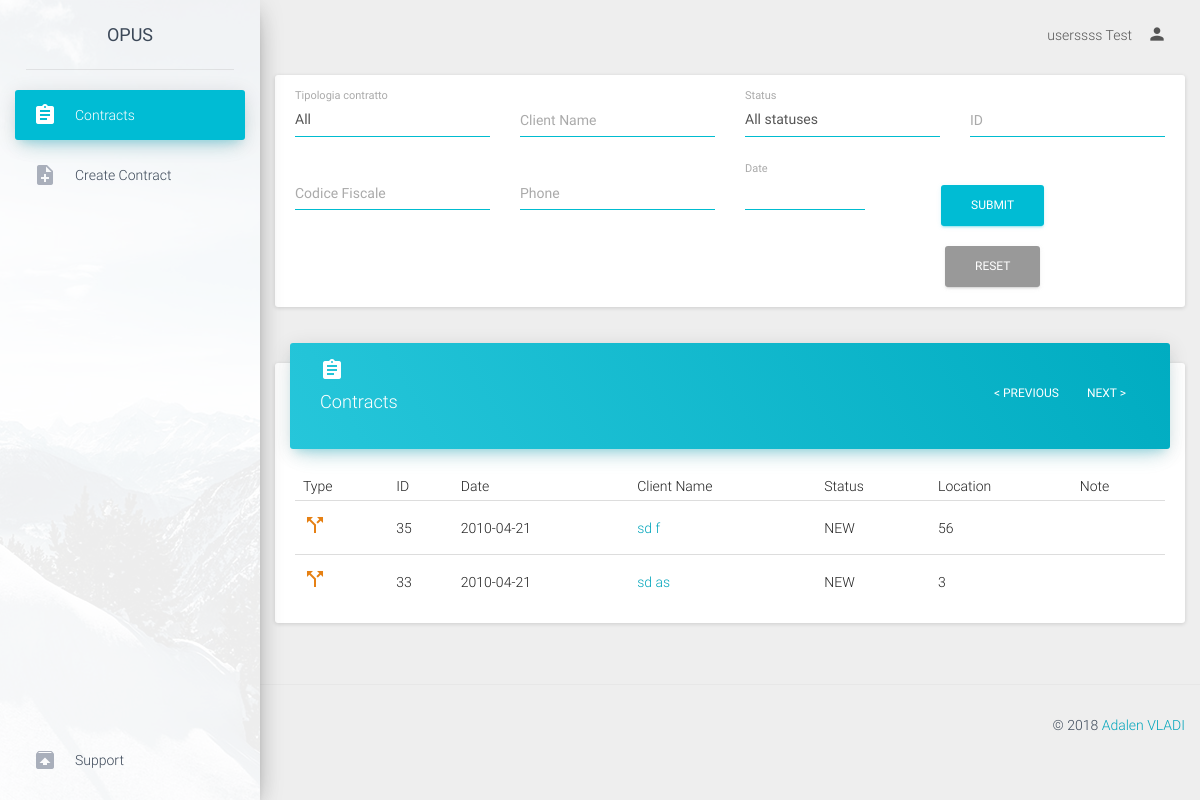
Before: /operator/contracts (signed in) with the older database file.
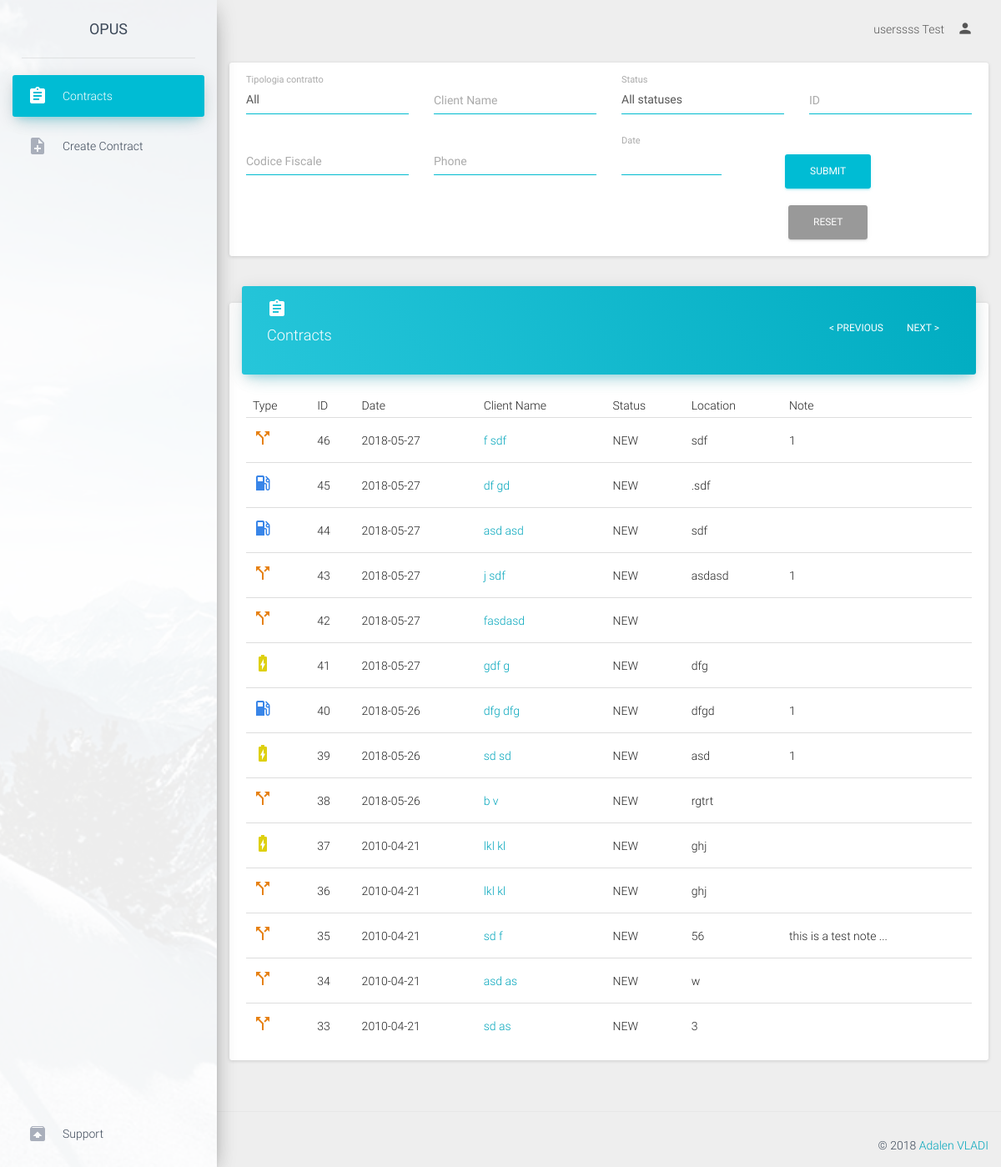
After: the same page with the newer database file.
### tables this page shows
CREATE TABLE `contracts` (
  `contract_id` int(11) NOT NULL,
  `contract_type` enum('luce','gas','dual') NOT NULL,
  `proposal_number` varchar(50) NOT NULL,
  `date` date NOT NULL,
  `ugm_cb` enum('true','false') NOT NULL DEFAULT 'false',
  `analisi_cb` enum('true','false') NOT NULL DEFAULT 'false',
  `iniziative_cb` enum('true','false') NOT NULL DEFAULT 'false',
  `toponimo` enum('via') NOT NULL,
  `address` text NOT NULL,
  `civico` varchar(30) NOT NULL,
  `price` varchar(50) NOT NULL,
  `location` varchar(100) NOT NULL,
  `uf_toponimo` enum('via') NOT NULL,
  `uf_address` text NOT NULL,
  `uf_civico` varchar(30) NOT NULL,
  `uf_price` varchar(50) NOT NULL,
  `uf_location` varchar(100) NOT NULL,
  `ddf_toponimo` enum('via') NOT NULL,
  `ddf_address` text NOT NULL,
  `ddf_civico` varchar(30) NOT NULL,
  `ddf_price` varchar(50) NOT NULL,
  `ddf_location` varchar(100) NOT NULL,
  `ubicazione_fornitura` enum('resident','non_resident') NOT NULL,
  `domicillazione_documenti_fatture` enum('residenza','ubicazione_fornitura','altro') NOT NULL,
  `listino` varchar(50) NOT NULL,
  `gas_request_type` varchar(50) NOT NULL,
  `gas_pdr` varchar(50) NOT NULL,
  `gas_fornitore_uscente` varchar(50) NOT NULL,
  `gas_consume_annuo` varchar(50) NOT NULL,
  `gas_tipo_riscaldamento` enum('true','false') NOT NULL,
  `gas_tipo_cottura_acqua` enum('true','false') NOT NULL,
  `gas_remi` varchar(50) NOT NULL,
  `gas_matricola` varchar(50) NOT NULL,
  `luce_request_type` varchar(50) NOT NULL,
  `luce_pdr` varchar(50) NOT NULL,
  `luce_fornitore_uscente` varchar(50) NOT NULL,
  `luce_opzione_oraria` varchar(50) NOT NULL,
  `luce_potenza` varchar(50) NOT NULL,
  `luce_tensione` varchar(50) NOT NULL,
  `luce_consume_annuo` varchar(50) NOT NULL,
  `fature_via_email` enum('true','false') NOT NULL,
  `operator` int(11) NOT NULL COMMENT 'user id',
  `status` int(11) NOT NULL DEFAULT '1' COMMENT 'status id',
  `cancellation_reason` varchar(100) NOT NULL,
  `gender` enum('male','female') NOT NULL,
  `rag_sociale` text NOT NULL,
  `first_name` varchar(50) NOT NULL,
  `last_name` varchar(50) NOT NULL,
  `bussines_name` varchar(50) NOT NULL,
  `client_type` enum('personal','intestario','delega') NOT NULL,
  `tel_number` varchar(30) NOT NULL,
  `alt_number` varchar(30) NOT NULL,
  `cel_number` varchar(30) NOT NULL,
  `cel_number2` varchar(30) NOT NULL,
  `cel_number3` varchar(30) NOT NULL,
  `email` varchar(50) NOT NULL,
  `alt_email` varchar(50) NOT NULL,
  `birth_nation` varchar(50) NOT NULL,
  `vat_number` varchar(50) NOT NULL,
  `partita_iva` varchar(50) NOT NULL,
  `birth_date` date NOT NULL,
  `birth_municipality` varchar(50) NOT NULL,
  `delega_first_name` varchar(50) NOT NULL,
  `delega_last_name` varchar(50) NOT NULL,
  `delega_vat_number` varchar(100) NOT NULL,
  `document_type` enum('id_card','passport') NOT NULL,
  `document_number` varchar(100) NOT NULL,
  `document_date` date NOT NULL,
  `iban_code` varchar(50) NOT NULL,
  `iban_accounthoder` varchar(50) NOT NULL,
  `iban_fiscal_code` varchar(50) NOT NULL,
  `payment_type` enum('postal','cc') NOT NULL,
  `note` text NOT NULL,
  `campaign` int(11) NOT NULL COMMENT 'campaign_id',
  `supervisor` int(11) NOT NULL COMMENT 'user_id'
);

CREATE TABLE `status` (
  `status_id` int(11) NOT NULL,
  `status_name` varchar(50) NOT NULL,
  `status_description` text NOT NULL
);

### application/controller/operator.php (called while the page is built, shortened)
<?php
class operator extends Controller
{
    function contracts(){
        $contracts=$this->model->getContracts();
        $statuses=$this->model->getStatuses();
        require APP . 'view/operator/header.php';
        require APP . 'view/operator/contracts.php';
        require APP . 'view/operator/footer.php';
    }
}

### public/index.php (called while the page is built, shortened)
<?php
require APP . 'core/controller.php';
$app = new Application();

### application/core/controller.php (called while the page is built, shortened)
<?php
class Controller
{
    public $db = null;
    private function openDatabaseConnection()
    {
        $options = array(PDO::ATTR_DEFAULT_FETCH_MODE => PDO::FETCH_OBJ, PDO::ATTR_ERRMODE => PDO::ERRMODE_WARNING);
        $this->db = new PDO(DB_TYPE . ':host=' . DB_HOST . ';dbname=' . DB_NAME . ';charset=' . DB_CHARSET, DB_USER, DB_PASS, $options);
    }
    public function loadModel()
    {
        if (isset($_SESSION['role'])) {
            switch ($_SESSION['role']) {
                case 'operator':
                    require APP . 'model/operator.php';
                    break;
            }
        }else{
            require APP . 'model/model.php';
        }
        $this->model = new Model($this->db);
    }
}

### application/model/operator.php (called while the page is built, shortened)
<?php
class Model
{
    function __construct($db)
    {
        try {
            $this->db = $db;
        } catch (PDOException $e) {
            exit('Database connection could not be established.');
        }
    }
    public function getStatuses(){
        $sql='SELECT * FROM status';
        $query = $this->db->prepare($sql);
        $query->execute();
        return $query->fetchAll();
    }
    public function getContracts($export=null){
        $page         = (int)(isset($_REQUEST['page'])? $_REQUEST['page']:0);
        $contract_type= (isset($_REQUEST['contract_type'])?$_REQUEST['contract_type']:'%');
        $date         = (isset($_REQUEST['date'])?$_REQUEST['date']:'');
        $client_name  = (isset($_REQUEST['client_name'])?$_REQUEST['client_name']:'');
        $status       = (isset($_REQUEST['status'])?$_REQUEST['status']:'%');
        $phone        = (isset($_REQUEST['phone'])?$_REQUEST['phone']:'%');
        $codice_fiscale= (isset($_REQUEST['codice_fiscale'])?$_REQUEST['codice_fiscale']:'%');
        $limiter      = 30;
        $pager        = $limiter*$page;
        if ($date!='') {
            $date =explode('-',(isset($_GET['date'])?$_GET['date']:''));
            $date1 = date("Y-m-d", strtotime($date[0]));
            $date2 = date("Y-m-d", strtotime($date[1]));
        } else {
            $date1 ="1999-01-01";
            $date2 ="2099-01-01";
        }
        if ($client_name!=''){
            if (count(explode(' ',$client_name))>1) {
                $first_name=explode(' ',$client_name)[0].'%';
                $last_name=explode(' ',$client_name)[1].'%';
            }else{
                $first_name=$client_name.'%';
                $last_name='%';
            }
        } else {
                $first_name='%';
                $last_name='%';
        }
        if ($codice_fiscale==''){$codice_fiscale='%';}else {$codice_fiscale.='%';};
        $sql="SELECT * FROM contracts
                WHERE contract_type LIKE :contract_type
                    AND  operator = :operator
                    AND (   DATE(`date`) >= DATE(:date1)
                        AND
                            DATE(`date`) <= DATE(:date2)
                        )
                    AND (
                            (first_name LIKE :first_name AND last_name LIKE :last_name)
                        OR
                            (first_name LIKE :last_name AND last_name LIKE :first_name)
                        )
                    AND status LIKE :status
                    AND (   (tel_number LIKE :phone)
                        OR  (alt_number LIKE :phone)
                        OR  (cel_number LIKE :phone)
                        OR  (cel_number2 LIKE :phone)
                        OR  (cel_number3 LIKE :phone)
                        )
                    AND vat_number LIKE :codice_fiscale
                ORDER BY contract_id DESC ";
        if (!$export) {
            $sql.=" LIMIT :pager , :limiter";
            $query = $this->db->prepare($sql);
            $query->bindParam(':pager', $pager, PDO::PARAM_INT);
            $query->bindParam(':limiter', $limiter, PDO::PARAM_INT);
        }else{
            $query = $this->db->prepare($sql);
        }
        $query->bindParam(':contract_type', $contract_type);
        $query->bindParam(':operator', $_SESSION['user_id']);
        $query->bindParam(':date1', $date1);
        $query->bindParam(':date2', $date2);
        $query->bindParam(':first_name', $first_name);
        $query->bindParam(':last_name', $last_name);
        $query->bindParam(':status', $status);
        $query->bindParam(':phone', $phone);
        $query->bindParam(':codice_fiscale', $codice_fiscale);
        $query->execute();
        if (!$export) {
            return $query->fetchAll();
        }
    }
}

### application/view/operator/contracts.php (the view, shortened to what the changed rows need)
<div class="content" style="margin-top: 20px">
                                    <?php
                                        $output='';
                                        foreach ($statuses as $status) {
                                            $output.='<option value="'.$status->status_id.'" >'.$status->status_name.'</option>';
                                        }
                                    ?>
        <div class="row">
            <div class="col-md-12">
                <div class="card">
                    <div class="card-content table-responsive">
                        <table class="table table-hover">
                            <thead>
                                <th>Type</th>
                                <th>ID</th>
                                <th>Date</th>
                                <th>Client Name</th>
                                <th>Status</th>
                                <th>Location</th>
                                <th>Note</th>
                            </thead>
                            <tbody>
                                <?php
                                    $output='';
                                    foreach ($contracts as $contract) {
                                        $output.='<tr>';
                                                    if ($contract->contract_type=='gas') {
                                                        $output.='<td><i style="color:#3885e8" class="material-icons">local_gas_station</i></td>';
                                                    }elseif ($contract->contract_type=='luce') {
                                                        $output.='<td><i style="color:#ded00f" class="material-icons">battery_charging_full</i></td>';
                                                    }elseif ($contract->contract_type=='dual') {
                                                        $output.='<td><i style="color:#e68013" class="material-icons">call_split</i></td>';
                                                    }
                                        $output.='<td>'.$contract->contract_id.'</td>
                                                    <td>'.(explode(' ',$contract->date)[0]).'</td>
                                                    <td><a href="viewContract/'.$contract->contract_id.'">'.$contract->first_name.' '.$contract->last_name.'</a></td>';
                                                    foreach ($statuses as $key => $status) {
                                                        if ($status->status_id==$contract->status) {
                                                            $status=$status->status_name;
                                                            break;
                                                        }
                                                    }
                                        $output.='<td>'.$status.'</td>
                                                    <td>'.$contract->location.'</td>';
                                        $note=(strlen($contract->note)>20)?substr($contract->note, 0,20).'...':$contract->note;
                                        $output.='<td title="'.$contract->note.'">'.$note.'</td>';
                                        $output.='</tr>';
                                    }
                                    echo $output;
                                 ?>
                            </tbody>
                        </table>
                    </div>
                </div>
            </div>
        </div>
    </div>

Changed rows visible on the page:
added contracts: contract_type "dual" (drawn), contract_id "46", date "2018-05-27", first_name "f", last_name "sdf", $status "NEW", location "sdf", note "1"
added contracts: contract_type "gas" (drawn), contract_id "45", date "2018-05-27", first_name "df", last_name "gd", $status "NEW", location ".sdf"
added contracts: contract_type "gas" (drawn), contract_id "44", date "2018-05-27", first_name "asd", last_name "asd", $status "NEW", location "sdf"
added contracts: contract_type "dual" (drawn), contract_id "43", date "2018-05-27", first_name "j", last_name "sdf", $status "NEW", location "asdasd", note "1"
added contracts: contract_type "dual" (drawn), contract_id "42", date "2018-05-27", last_name "fasdasd", $status "NEW"
added contracts: contract_type "luce" (drawn), contract_id "41", date "2018-05-27", first_name "gdf", last_name "g", $status "NEW", location "dfg"
added contracts: contract_type "gas" (drawn), contract_id "40", date "2018-05-26", first_name "dfg", last_name "dfg", $status "NEW", location "dfgd", note "1"
added contracts: contract_type "luce" (drawn), contract_id "39", date "2018-05-26", first_name "sd", last_name "sd", $status "NEW", location "asd", note "1"
added contracts: contract_type "dual" (drawn), contract_id "38", date "2018-05-26", first_name "b", last_name "v", $status "NEW", location "rgtrt"
added contracts: contract_type "luce" (drawn), contract_id "37", date "2010-04-21", first_name "lkl", last_name "kl", $status "NEW", location "ghj"
added contracts: contract_type "dual" (drawn), contract_id "36", date "2010-04-21", first_name "lkl", last_name "kl", $status "NEW", location "ghj"
changed contracts id 35: note (not shown) → "this is a test note ..."
now on this page (row edited): contracts: contract_type "dual" (drawn), contract_id "34", date "2010-04-21", first_name "asd", last_name "as", $status "NEW", location "w"
